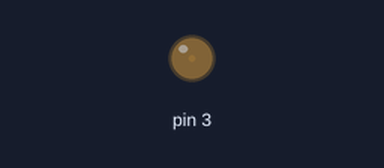
Simulated run of this sketch. Board: Arduino Uno, built with avr-gcc and run on an emulated ATmega328P. Shown: output pins drawn as LEDs (lit = HIGH).

Above: at 0.05 s.
At 3.05 s:
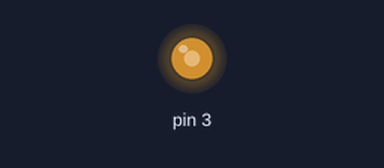
At 6.05 s:
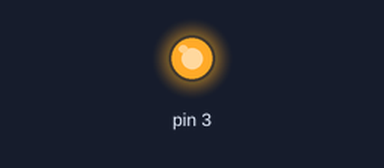
At 12.15 s:
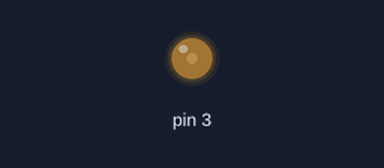
Timing chart, 0 to 21.1 s (numbered marks = the images above):
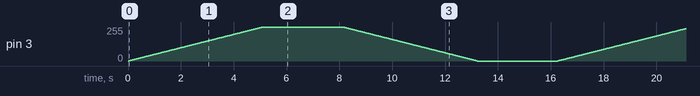

The sketch:

first_engine.ino
```cpp
void setup() {
  pinMode(3, OUTPUT);
  Serial.begin(9600);
}

void loop() {
  for (int i(0); i <= 255; ++i){
    analogWrite(3, i);
    delay(20);
  }

  delay(3000);

  for (int i(255); i >= 0 ; --i){
    analogWrite(3, i);
    delay(20);
  }

  delay(3000);
}
```
